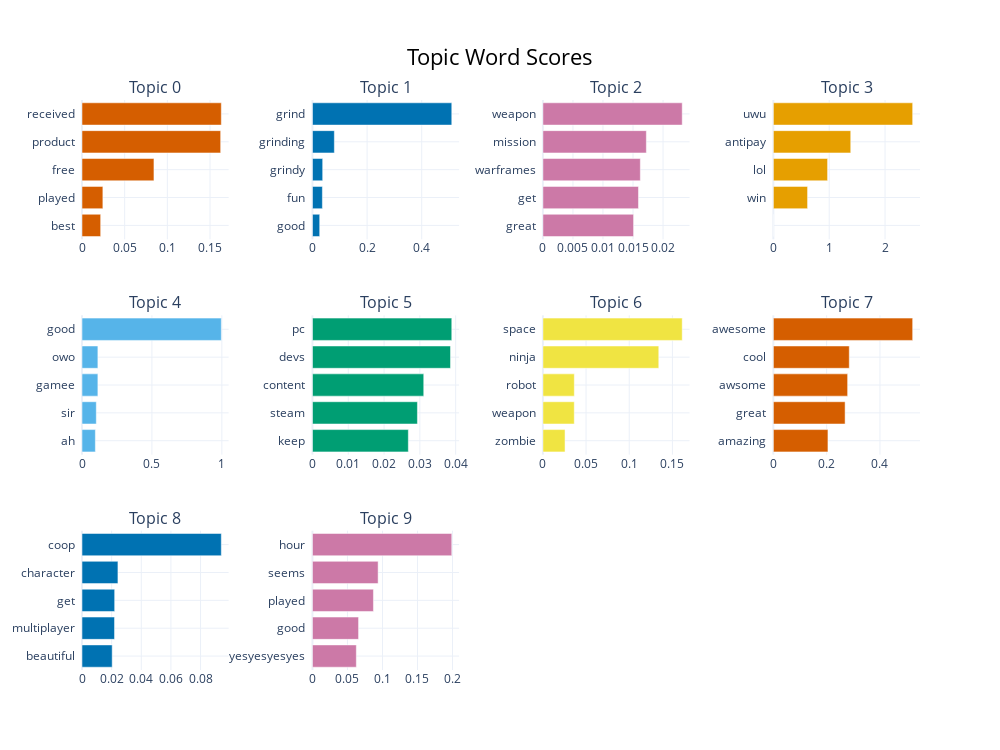

The notebook cell this image was saved under:
### Code cell
# 긍정 리뷰
topic_model_positive.visualize_barchart(top_n_topics=10)

### Figure 1 — Plotly figure (JSON) as saved in the notebook; plotly's stock layout.template omitted (floating-point values rounded to 4 significant figures)
{"data": [{"marker": {"color": "#D55E00"}, "orientation": "h", "type": "bar", "x": [0.02187, 0.02446, 0.08431, 0.1625, 0.1632], "xaxis": "x", "y": ["best  ", "played  ", "free  ", "product  ", "received  "], "yaxis": "y"}, {"marker": {"color": "#0072B2"}, "orientation": "h", "type": "bar", "x": [0.02656, 0.03639, 0.03745, 0.08018, 0.51], "xaxis": "x2", "y": ["good  ", "fun  ", "grindy  ", "grinding  ", "grind  "], "yaxis": "y2"}, {"marker": {"color": "#CC79A7"}, "orientation": "h", "type": "bar", "x": [0.01509, 0.01591, 0.01622, 0.01722, 0.02319], "xaxis": "x3", "y": ["great  ", "get  ", "warframes  ", "mission  ", "weapon  "], "yaxis": "y3"}, {"marker": {"color": "#E69F00"}, "orientation": "h", "type": "bar", "x": [1e-05, 0.6127, 0.9712, 1.386, 2.495], "xaxis": "x4", "y": ["  ", "win  ", "lol  ", "antipay  ", "uwu  "], "yaxis": "y4"}, {"marker": {"color": "#56B4E9"}, "orientation": "h", "type": "bar", "x": [0.0956, 0.1022, 0.1136, 0.1136, 0.9962], "xaxis": "x5", "y": ["ah  ", "sir  ", "gamee  ", "owo  ", "good  "], "yaxis": "y5"}, {"marker": {"color": "#009E73"}, "orientation": "h", "type": "bar", "x": [0.02678, 0.02932, 0.03108, 0.03856, 0.03891], "xaxis": "x6", "y": ["keep  ", "steam  ", "content  ", "devs  ", "pc  "], "yaxis": "y6"}, {"marker": {"color": "#F0E442"}, "orientation": "h", "type": "bar", "x": [0.02564, 0.03634, 0.0364, 0.1342, 0.1614], "xaxis": "x7", "y": ["zombie  ", "weapon  ", "robot  ", "ninja  ", "space  "], "yaxis": "y7"}, {"marker": {"color": "#D55E00"}, "orientation": "h", "type": "bar", "x": [0.2049, 0.2693, 0.2788, 0.2849, 0.5228], "xaxis": "x8", "y": ["amazing  ", "great  ", "awsome  ", "cool  ", "awesome  "], "yaxis": "y8"}, {"marker": {"color": "#0072B2"}, "orientation": "h", "type": "bar", "x": [0.02037, 0.02195, 0.02205, 0.02425, 0.09401], "xaxis": "x9", "y": ["beautiful  ", "multiplayer  ", "get  ", "character  ", "coop  "], "yaxis": "y9"}, {"marker": {"color": "#CC79A7"}, "orientation": "h", "type": "bar", "x": [0.06268, 0.06586, 0.08711, 0.09379, 0.199], "xaxis": "x10", "y": ["yesyesyesyes  ", "good  ", "played  ", "seems  ", "hour  "], "yaxis": "y10"}], "layout": {"annotations": [{"font": {"size": 16}, "showarrow": false, "text": "Topic 0", "x": 0.0875, "xanchor": "center", "xref": "paper", "y": 1, "yanchor": "bottom", "yref": "paper"}, {"font": {"size": 16}, "showarrow": false, "text": "Topic 1", "x": 0.3625, "xanchor": "center", "xref": "paper", "y": 1, "yanchor": "bottom", "yref": "paper"}, {"font": {"size": 16}, "showarrow": false, "text": "Topic 2", "x": 0.6375, "xanchor": "center", "xref": "paper", "y": 1, "yanchor": "bottom", "yref": "paper"}, {"font": {"size": 16}, "showarrow": false, "text": "Topic 3", "x": 0.9125, "xanchor": "center", "xref": "paper", "y": 1, "yanchor": "bottom", "yref": "paper"}, {"font": {"size": 16}, "showarrow": false, "text": "Topic 4", "x": 0.0875, "xanchor": "center", "xref": "paper", "y": 0.6222, "yanchor": "bottom", "yref": "paper"}, {"font": {"size": 16}, "showarrow": false, "text": "Topic 5", "x": 0.3625, "xanchor": "center", "xref": "paper", "y": 0.6222, "yanchor": "bottom", "yref": "paper"}, {"font": {"size": 16}, "showarrow": false, "text": "Topic 6", "x": 0.6375, "xanchor": "center", "xref": "paper", "y": 0.6222, "yanchor": "bottom", "yref": "paper"}, {"font": {"size": 16}, "showarrow": false, "text": "Topic 7", "x": 0.9125, "xanchor": "center", "xref": "paper", "y": 0.6222, "yanchor": "bottom", "yref": "paper"}, {"font": {"size": 16}, "showarrow": false, "text": "Topic 8", "x": 0.0875, "xanchor": "center", "xref": "paper", "y": 0.2444, "yanchor": "bottom", "yref": "paper"}, {"font": {"size": 16}, "showarrow": false, "text": "Topic 9", "x": 0.3625, "xanchor": "center", "xref": "paper", "y": 0.2444, "yanchor": "bottom", "yref": "paper"}], "height": 750, "hoverlabel": {"bgcolor": "white", "font": {"family": "Rockwell", "size": 16}}, "showlegend": false, "title": {"font": {"color": "Black", "size": 22}, "text": "Topic Word Scores", "x": 0.5, "xanchor": "center", "yanchor": "top"}, "width": 1000, "xaxis": {"anchor": "y", "domain": [0, 0.175], "showgrid": true}, "xaxis10": {"anchor": "y10", "domain": [0.275, 0.45], "showgrid": true}, "xaxis11": {"anchor": "y11", "domain": [0.55, 0.725], "showgrid": true}, "xaxis12": {"anchor": "y12", "domain": [0.825, 1], "showgrid": true}, "xaxis2": {"anchor": "y2", "domain": [0.275, 0.45], "showgrid": true}, "xaxis3": {"anchor": "y3", "domain": [0.55, 0.725], "showgrid": true}, "xaxis4": {"anchor": "y4", "domain": [0.825, 1], "showgrid": true}, "xaxis5": {"anchor": "y5", "domain": [0, 0.175], "showgrid": true}, "xaxis6": {"anchor": "y6", "domain": [0.275, 0.45], "showgrid": true}, "xaxis7": {"anchor": "y7", "domain": [0.55, 0.725], "showgrid": true}, "xaxis8": {"anchor": "y8", "domain": [0.825, 1], "showgrid": true}, "xaxis9": {"anchor": "y9", "domain": [0, 0.175], "showgrid": true}, "yaxis": {"anchor": "x", "domain": [0.7556, 1], "showgrid": true}, "yaxis10": {"anchor": "x10", "domain": [0, 0.2444], "showgrid": true}, "yaxis11": {"anchor": "x11", "domain": [0, 0.2444], "showgrid": true}, "yaxis12": {"anchor": "x12", "domain": [0, 0.2444], "showgrid": true}, "yaxis2": {"anchor": "x2", "domain": [0.7556, 1], "showgrid": true}, "yaxis3": {"anchor": "x3", "domain": [0.7556, 1], "showgrid": true}, "yaxis4": {"anchor": "x4", "domain": [0.7556, 1], "showgrid": true}, "yaxis5": {"anchor": "x5", "domain": [0.3778, 0.6222], "showgrid": true}, "yaxis6": {"anchor": "x6", "domain": [0.3778, 0.6222], "showgrid": true}, "yaxis7": {"anchor": "x7", "domain": [0.3778, 0.6222], "showgrid": true}, "yaxis8": {"anchor": "x8", "domain": [0.3778, 0.6222], "showgrid": true}, "yaxis9": {"anchor": "x9", "domain": [0, 0.2444], "showgrid": true}}}
